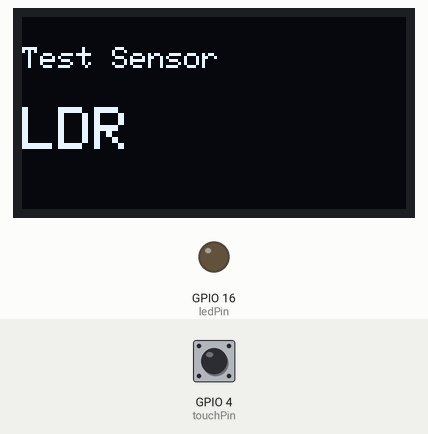
Simulated run of this sketch. Board: ESP32. On the bench: 128×64 one-colour display, output pins drawn as LEDs (lit = HIGH). The inputs (shaded band) are chosen by the test bench; at power-on: GPIO 4 (touchPin) HIGH. The display library's start-up logo is not drawn; what the sketch prints to the serial monitor is not drawn.

Above: at 4.1 s.
At 10.2 s:
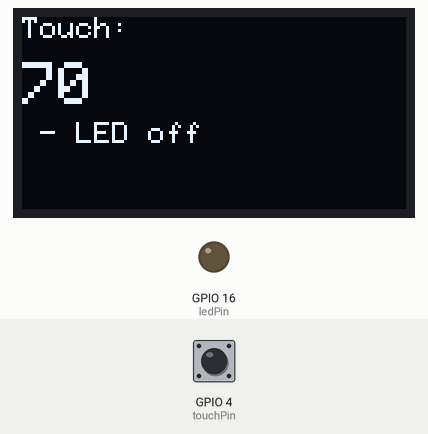
10.3 s: GPIO 4 (touchPin) pulled LOW for 0.15 s
At 10.46 s:
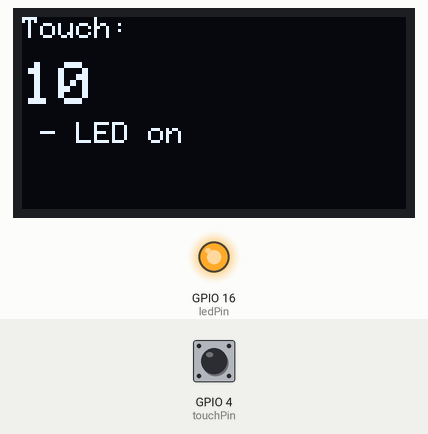
12.0 s: GPIO 4 (touchPin) pulled LOW for 3.2 s
At 15.7 s:
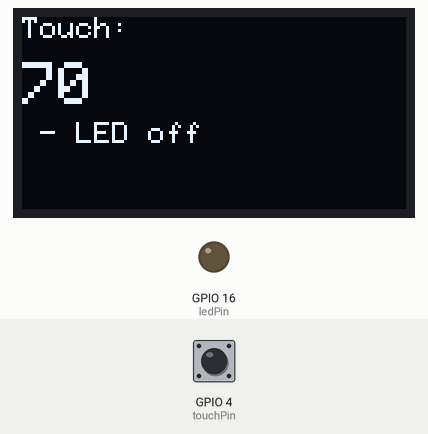
Timing chart, 0 to 17.2 s (numbered marks = the images above; inputs shaded):
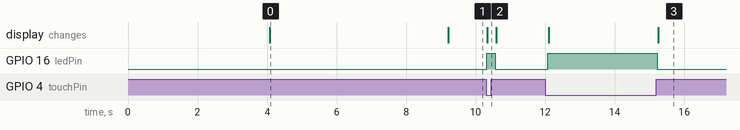

Measured:
- after the input at 10.3 s, GPIO 16 (ledPin): LOW → HIGH at once, → LOW 0.25 s later; the display: changes at once (image 2)
- after the input at 12.0 s, GPIO 16 (ledPin): LOW → HIGH after 0.07 s, → LOW 3.1 s later; the display: first changes after 0.10 s (image 3 shows a later state)
- what the display in image 0 shows lasts 5.1 s, from 4.1 s to 9.2 s

The sketch:

LCD_OLED_TOUCH.ino
```cpp
#include <Adafruit_GFX.h>
#include <Adafruit_SSD1306.h>

#define SCREEN_WIDTH 128 // OLED display width, in pixels
#define SCREEN_HEIGHT 64 // OLED display height, in pixels
Adafruit_SSD1306 display(SCREEN_WIDTH, SCREEN_HEIGHT, &Wire, -1);

const int touchPin = 4;
const int ledPin = 16;

// change with your threshold value
const int threshold = 20;
// variable for storing the touch pin value
int touchValue;

void setup() {
  Serial.begin(115200);
  pinMode (ledPin, OUTPUT);

  if(!display.begin(SSD1306_SWITCHCAPVCC, 0x3C)) {
      Serial.println(F("SSD1306 allocation failed"));
      for(;;);
    }
  display.display();
  delay(4000);
  display.clearDisplay();
  display.setTextColor(WHITE);
  lcdOpening("LDR");
}

void loop() {
  delay(100);

  // read the state of the pushbutton value:
  touchValue = touchRead(touchPin);
  Serial.print("Touch "); Serial.print("\t: "); Serial.println(touchValue);

  display.clearDisplay();

  // display Touch Value
  display.setTextSize(1);
  display.setCursor(0,0);
  display.print("Touch: ");
  display.setTextSize(2);
  display.setCursor(0,15);
  display.print(touchValue);

  if(touchValue < threshold){
    // turn LED on
    digitalWrite(ledPin, HIGH);
    Serial.println(" - LED on");

    display.setTextSize(1);
    display.setCursor(0,35);
    display.print(" - LED on");
    }

  else{
    // turn LED off
    digitalWrite(ledPin, LOW);
    Serial.println(" - LED off");

    display.setTextSize(1);
    display.setCursor(0,35);
    display.print(" - LED off");
    }

  display.display();
  }

void lcdOpening(char *teks){
  display.clearDisplay();
  display.setTextSize(1);
  display.setCursor(0,10);
  display.print("Test Sensor");
  display.setTextSize(2);
  display.setCursor(0,30);
  display.print(teks);

  display.display();
  delay(5000);
  }
```
